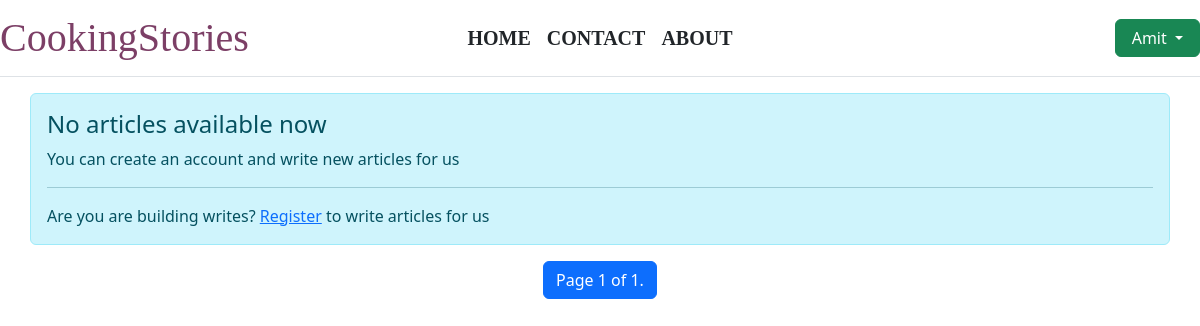
Page /my/articles/ (signed in) on the earlier database version.
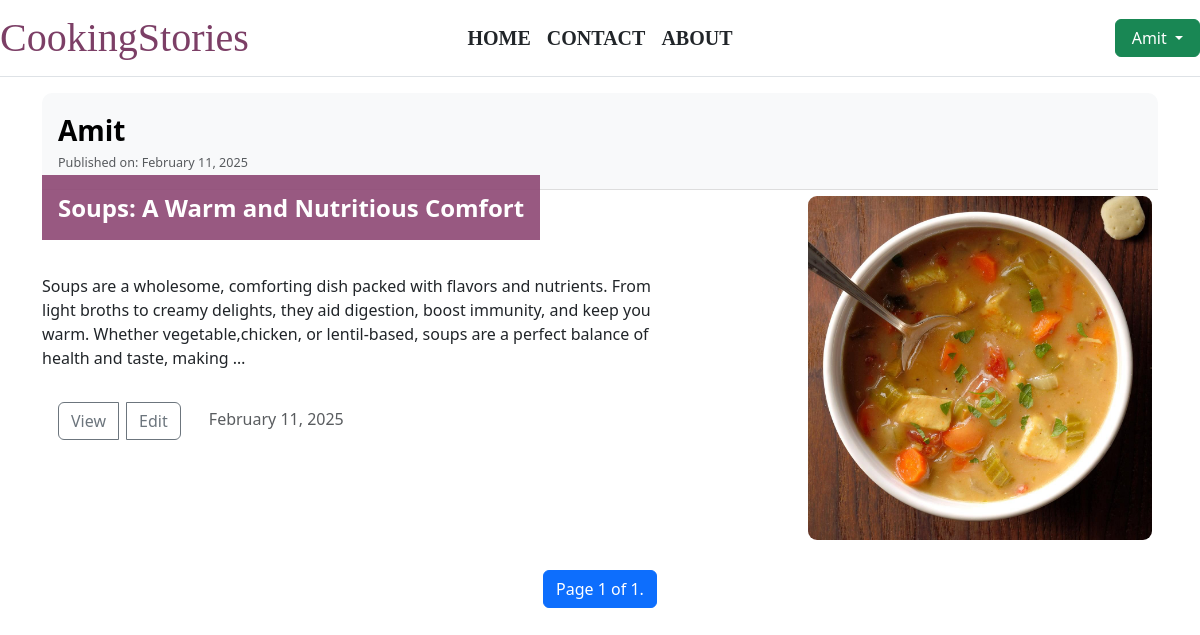
Same page on the later database version.
### CookingStories/models.py (models this page shows, shortened)
class Article(models.Model):
    title = models.CharField("Article title", max_length=100)
    image = models.ImageField(
        "Article image",
        upload_to="articles/images",
    )
    content = RichTextField()
    topic = models.ForeignKey(Topic, on_delete=models.CASCADE)
    created_at = models.DateTimeField(
        auto_now=True,
    )
    rating = models.FloatField(default=0)  # Average rating
    rating_count = models.IntegerField(default=0)  # Number of ratings
    author = models.ForeignKey("auth.User", on_delete=models.CASCADE)
    likes = models.PositiveIntegerField("Total likes", default=0)
    author_image = models.ImageField(
        "Author image",
        upload_to="authors/",
    )  # New field for author's image

### CookingStories/views.py (the view)
# urls.py: path("my/articles/", views.my_articles, name="my_articles"),
@login_required
def my_articles(request):
    article_list = Article.objects.filter(author=request.user)
    paginator = Paginator(article_list, 8)
    page = request.GET.get("p", 1)
    ctx = {"articles": paginator.get_page(page)}
    return render(request, "Cookingstories/my_articles.html", ctx)

### templates/Cookingstories/my_articles.html (shortened to what this page needs)
{% extends 'layout/base.html' %}
{% load static %}
{% block content %}
<div class="container my-3">
    <div class="row">
        {% for item in articles %}
        {% include 'components/article_card.html' %}
        {% empty %}
            <div class="alert alert-info" role="alert">
              <h4 class="alert-heading">No articles available now</h4>
              <p>You can create an account and write new articles for us</p>
              <hr>
              <p class="mb-0">Are you are building writes?
                <a href="{% url 'register' %}">Register</a>
                to write articles for us
              </p>
            </div>
        {% endfor %}
        <nav aria-label="Page navigation">
          <ul class="pagination justify-content-center">
                  <li class="page-item">
                      <span class="page-link active">
                          Page {{ articles.number }} of {{ articles.paginator.num_pages }}.
                      </span>
                  </li>
          </ul>
      </nav>
    </div>
</div>
{% endblock %}

### templates/components/article_card.html (shortened to what this page needs)
{% load static %}
<div class="d-flex justify-content-center">
    <div class="article-card">
        <div class="author-header">
            <div class="author-info">
                <span class="fs-3 fw-bold">{{ item.author.username|capfirst }}</span>
                <p class="card-text">
                    <small class="text-muted">Published on: {{ item.created_at|date:"F j, Y" }}</small>
                </p>
            </div>
        </div>
        <div class="row justify-content-between no-gutters">
            <div class="col-lg-7">
                <a href="{% url 'detail' item.id %}" class="title">
                    {{ item.title }}
                </a>
                <p class="content">
                    {{ item.content|truncatewords:40|safe }}
                </p>
                <div class="btn-group">
                    <a href="{% url 'detail' item.id %}" class="btn btn-outline-secondary">View</a>
                    {% if item.author == user %}
                    <a href="{% url 'edit' item.id %}" class="btn btn-outline-secondary">Edit</a>
                    {% else %}
                    <a href="" class="btn btn-sm btn-outline-primary">
                        <i class="bi bi-hand-thumbs-up"></i>
                        {{ item.likes }}
                    </a>
                    {% endif %}
                </div>
                <small class="text-muted fs-6 text-center">
                    {{ item.created_at|date:"F j, Y" }}
                </small>
            </div>
            <div class="col-lg-4 image-container">
                <img src="{{ item.image.url }}" alt="{{ item.title }}">
            </div>
        </div>
    </div>
</div>

Differences in the rows shown:
added Article: author.username "Amit", created_at "February 11, 2025", title "Soups: A Warm and Nutritious Comfort", content "Soups are a wholesome, comforting dish packed with flavors and nutrients. From light broths to creamy delights, they aid digestion, boost immunity, and keep you warm. Whether vegetable,chicken, or lentil-based, soups are a perfect balance of health and taste, making …", shows "Edit", image (picture)
Other differences:
text no longer shown: "No articles available now You can create an account and write new articles for us Are you are building writes? Register to write articles for us"
